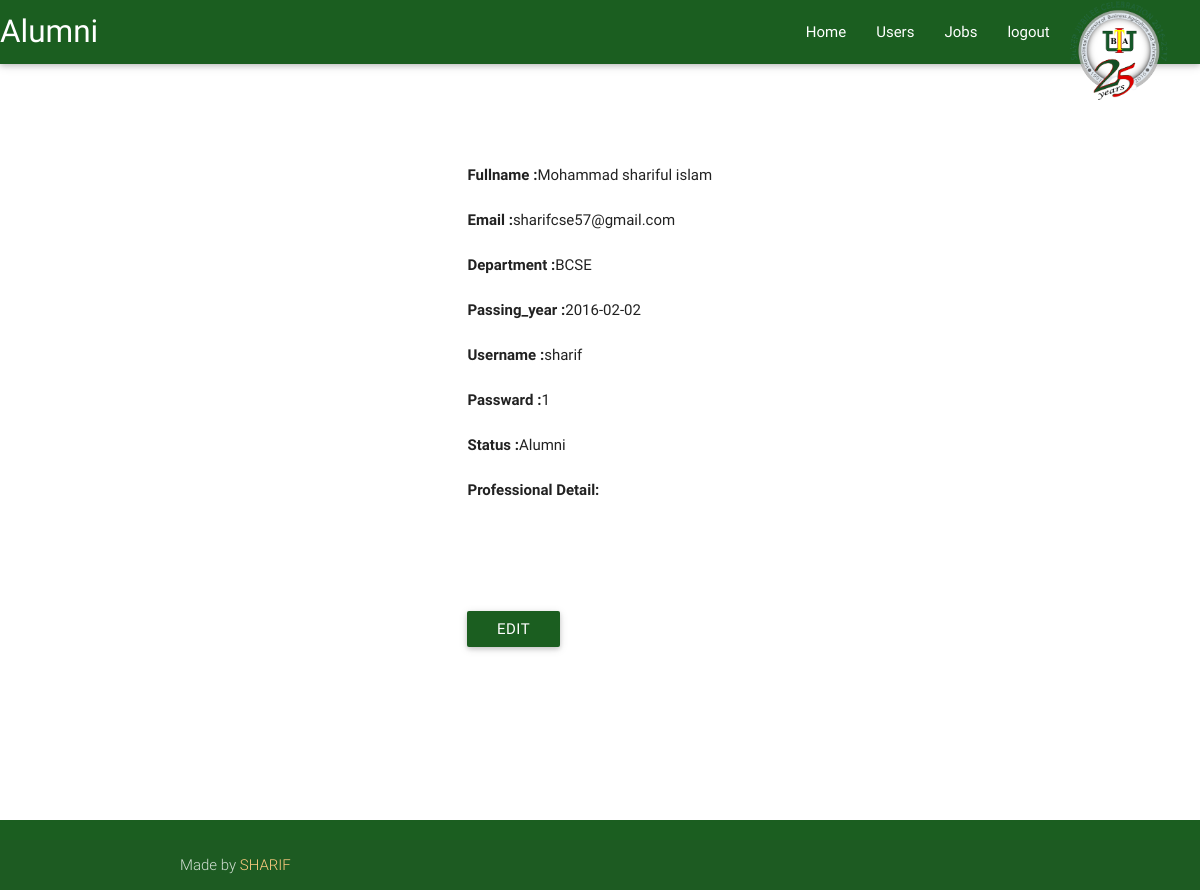
The app's page /myprofile.php?id=1 with its own data.
### tables this page shows
CREATE TABLE IF NOT EXISTS `userinfo` (
  `id` int(11) NOT NULL AUTO_INCREMENT,
  `user_id` int(11) NOT NULL,
  `fullname` varchar(60) NOT NULL,
  `email` varchar(60) NOT NULL,
  `department` varchar(60) NOT NULL,
  `batch` varchar(60) NOT NULL,
  `year` varchar(40) NOT NULL,
  `passing_year` date NOT NULL,
  `username` varchar(60) NOT NULL,
  `passward` varchar(60) NOT NULL,
  `type` int(11) NOT NULL,
  `is_active` tinyint(1) NOT NULL DEFAULT '0',
  `image` varchar(50) NOT NULL,
  PRIMARY KEY (`id`,`user_id`)
);

### myprofile.php (the view, shortened to what this page needs)
<?php
        include_once('link.php');
?>
<!DOCTYPE html>
<html lang="en">
<head>
  <link href="css/materialize.css" type="text/css" rel="stylesheet" media="screen,projection"/>
  <link href="css/style.css" type="text/css" rel="stylesheet" media="screen,projection"/>
</head>
<body>
  <div class="section">
    <div class="row">
      <nav>
        <div class="nav-wrapper green darken-4">
          <img src="img/iubat.png" align="right" style="margin-right:30px;" height="100">
          <a href="img/iubat.png" class="brand-logo">Alumni</a>
          <ul class="right hide-on-med-and-down">
            <li><a href="profile.php">Home</a></li>
            <li><a href="user.php">Users</a></li>
            <li><a href="all_job.php">Jobs</a></li>
            <li><a href="logout.php?id=<?php echo $usid; ?>">logout</a></li>
          </ul>
        </div>
      </nav>
          <div class="section">
                <div class="container">
                       <div class="row main">
                        <?php
                            if(!empty($_REQUEST['id']))
                            {
                              $id= $_REQUEST['id'];
                              $sql="SELECT * FROM userinfo where id='$id' ;";
                              if (!($result=mysqli_query($conn, $sql)))
                              {
                                echo "Error creating database: " . mysqli_error($conn);
                                exit;
                              }
                              if (mysqli_num_rows($result) > 0)
                              {
                                while($row=mysqli_fetch_assoc($result))
                                {
                                  ?>
                                 <div class="col s12 m4"><img src="<?php echo $row['image'] ?>" height="150px"></div>
                                 <div class="col s12 m8">
                                       <b>Fullname :</b><?php echo $row['fullname']; ?>
                                       <br>
                                       <br>
                                       <b>Email :</b><?php echo $row['email']; ?>
                                       <br>
                                       <br>
                                       <b>Department :</b><?php echo $row['department']; ?>
                                       <br>
                                       <br>
                                      <b> Passing_year :</b><?php echo $row['passing_year']; ?>
                                       <br>
                                       <br>
                                      <b> Username :</b><?php echo $row['username']; ?>
                                       <br>
                                       <br>
                                      <b> Passward :</b><?php echo $row['passward']; ?>
                                       <br>
                                       <br>
                                      <b> Status :</b><?php
                                        $expiry_date=$row['passing_year'];
                                        $exp_date=strtotime($expiry_date);
                                        if(time()> $exp_date)
                                        {
                                          echo "Alumni";
                                        }
                                        else
                                        {
                                          echo "Current student";
                                        }
                                        ?>
                                      <br>
                                      <br>
                                       <b> Professional Detail:<br></b><?php echo $row['professional_info']; ?>
                                      <br>
                                      <br>
                                      <br>
                                      <a  href="myprofileedit.php?id=<?php echo $row['id'];?>" class="waves-effect waves-light btn green darken-4">Edit</a>
                                        <div class="preloader-wrapper big active">
                             <?php  }}} ?>
                                 </div>
                       </div>
                 </div>
          </div>
          </div>
        </div>
      </div>
      <footer class="page-footer green darken-4">
              <div class="footer-copyright">
                <div class="container">
                  Made by <a class="orange-text text-lighten-3" href="#">SHARIF</a>
                </div>
              </div>
            </footer>
    </body>

### css/style.css (style rules this page uses)
.section { height: 100%; margin: 0px; padding: 0px; }
html, body { height: 100%; }

### myprofile.php (style rules this page uses)
.main { margin-top: 100px; }

### records on screen
userinfo: fullname "Mohammad shariful islam", email "sharifcse57@gmail.com", department "BCSE", passing_year "2016-02-02", username "sharif", passward "1", shows "Alumni"
